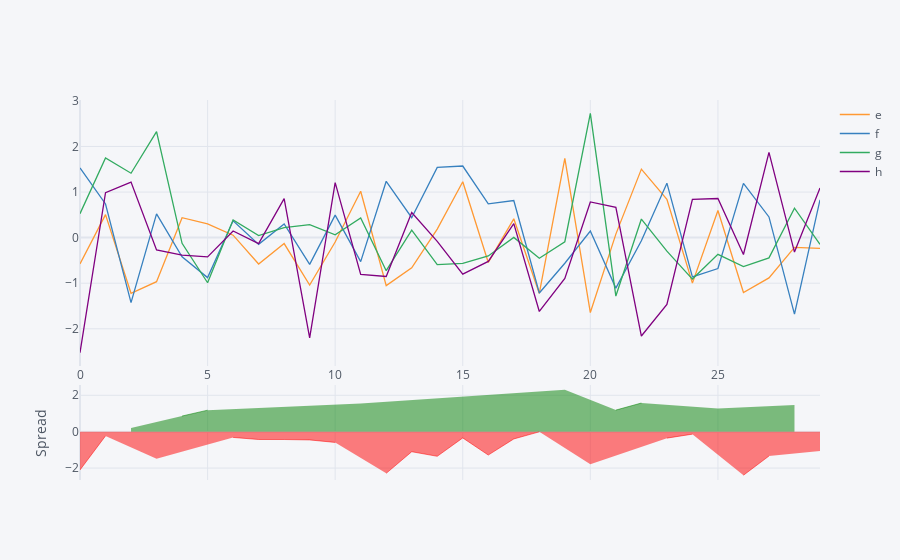

Write notebook code for a chart like this one.
### Code cell
df2.iplot(kind='spread')

### Figure 1 — Plotly figure (JSON) as saved in the notebook; plotly's stock layout.template omitted (floating-point values rounded to 4 significant figures)
{"data": [{"line": {"color": "rgba(255, 153, 51, 1.0)", "dash": "solid", "shape": "linear", "width": 1.3}, "mode": "lines", "name": "e", "text": "", "type": "scatter", "x": [0, 1, 2, 3, 4, 5, 6, 7, 8, 9, 10, 11, 12, 13, 14, 15, 16, 17, 18, 19, 20, 21, 22, 23, 24, 25, 26, 27, 28, 29], "y": [-0.5754, 0.5043, -1.22, -0.966, 0.4361, 0.3032, 0.05355, -0.5785, -0.1309, -1.042, -0.09719, 1.018, -1.053, -0.6635, 0.187, 1.226, -0.5443, 0.413, -1.225, 1.74, -1.643, 0.07713, 1.503, 0.8393, -0.9978, 0.5944, -1.203, -0.8843, -0.2148, -0.2369]}, {"line": {"color": "rgba(55, 128, 191, 1.0)", "dash": "solid", "shape": "linear", "width": 1.3}, "mode": "lines", "name": "f", "text": "", "type": "scatter", "x": [0, 1, 2, 3, 4, 5, 6, 7, 8, 9, 10, 11, 12, 13, 14, 15, 16, 17, 18, 19, 20, 21, 22, 23, 24, 25, 26, 27, 28, 29], "y": [1.528, 0.7382, -1.427, 0.5219, -0.4223, -0.8769, 0.3703, -0.1478, 0.301, -0.588, 0.493, -0.5273, 1.236, 0.4378, 1.539, 1.571, 0.7404, 0.8126, -1.215, -0.5624, 0.1445, -1.108, -0.0703, 1.194, -0.8614, -0.6778, 1.191, 0.4538, -1.68, 0.8282]}, {"line": {"color": "rgba(50, 171, 96, 1.0)", "dash": "solid", "shape": "linear", "width": 1.3}, "mode": "lines", "name": "g", "text": "", "type": "scatter", "x": [0, 1, 2, 3, 4, 5, 6, 7, 8, 9, 10, 11, 12, 13, 14, 15, 16, 17, 18, 19, 20, 21, 22, 23, 24, 25, 26, 27, 28, 29], "y": [0.526, 1.749, 1.413, 2.325, -0.1239, -0.9905, 0.3898, 0.04547, 0.2211, 0.2849, 0.0618, 0.4335, -0.7259, 0.164, -0.5915, -0.5649, -0.4017, 0.00422, -0.4522, -0.09047, 2.728, -1.282, 0.4078, -0.2963, -0.9092, -0.3669, -0.636, -0.4447, 0.6466, -0.1479]}, {"line": {"color": "rgba(128, 0, 128, 1.0)", "dash": "solid", "shape": "linear", "width": 1.3}, "mode": "lines", "name": "h", "text": "", "type": "scatter", "x": [0, 1, 2, 3, 4, 5, 6, 7, 8, 9, 10, 11, 12, 13, 14, 15, 16, 17, 18, 19, 20, 21, 22, 23, 24, 25, 26, 27, 28, 29], "y": [-2.525, 0.9864, 1.218, -0.2687, -0.3818, -0.4233, 0.145, -0.1311, 0.8552, -2.198, 1.206, -0.8061, -0.8524, 0.5505, -0.08114, -0.8017, -0.5228, 0.3085, -1.62, -0.8941, 0.7823, 0.6652, -2.159, -1.465, 0.8397, 0.8579, -0.3702, 1.87, -0.3166, 1.087]}, {"connectgaps": false, "fill": "tozeroy", "line": {"color": "green", "dash": "solid", "shape": "linear", "width": 0.5}, "mode": "lines", "name": "Spread", "showlegend": false, "type": "scatter", "x": [0, 1, 2, 3, 4, 5, 6, 7, 8, 9, 10, 11, 12, 13, 14, 15, 16, 17, 18, 19, 20, 21, 22, 23, 24, 25, 26, 27, 28, 29], "xaxis": "x2", "y": ["", "", 0.2064, "", 0.8584, 1.18, "", "", "", "", "", 1.545, "", "", "", "", "", "", "", 2.302, "", 1.185, 1.573, "", "", 1.272, "", "", 1.465, ""], "yaxis": "y2"}, {"connectgaps": false, "fill": "tozeroy", "line": {"color": "red", "dash": "solid", "shape": "linear", "width": 0.5}, "mode": "lines", "name": "Spread", "showlegend": false, "type": "scatter", "x": [0, 1, 2, 3, 4, 5, 6, 7, 8, 9, 10, 11, 12, 13, 14, 15, 16, 17, 18, 19, 20, 21, 22, 23, 24, 25, 26, 27, 28, 29], "xaxis": "x2", "y": [-2.103, -0.2339, "", -1.488, "", "", -0.3167, -0.4307, -0.4319, -0.4536, -0.5902, "", -2.289, -1.101, -1.352, -0.345, -1.285, -0.3996, -0.009706, "", -1.788, "", "", -0.355, -0.1364, "", -2.393, -1.338, "", -1.065], "yaxis": "y2"}], "layout": {"hovermode": "x", "legend": {"bgcolor": "#F5F6F9", "font": {"color": "#4D5663"}}, "paper_bgcolor": "#F5F6F9", "plot_bgcolor": "#F5F6F9", "title": {"font": {"color": "#4D5663"}}, "xaxis": {"gridcolor": "#E1E5ED", "showgrid": true, "tickfont": {"color": "#4D5663"}, "title": {"font": {"color": "#4D5663"}, "text": ""}, "zerolinecolor": "#E1E5ED"}, "xaxis2": {"anchor": "y2", "gridcolor": "#E1E5ED", "showgrid": true, "showticklabels": false, "tickfont": {"color": "#4D5663"}, "title": {"font": {"color": "#4D5663"}, "text": ""}, "zerolinecolor": "#E1E5ED"}, "yaxis": {"domain": [0.3, 1], "gridcolor": "#E1E5ED", "showgrid": true, "tickfont": {"color": "#4D5663"}, "title": {"font": {"color": "#4D5663"}, "text": ""}, "zerolinecolor": "#E1E5ED"}, "yaxis2": {"domain": [0, 0.25], "gridcolor": "#E1E5ED", "showgrid": true, "tickfont": {"color": "#4D5663"}, "title": {"font": {"color": "#4D5663"}, "text": "Spread"}, "zerolinecolor": "#E1E5ED"}}}
